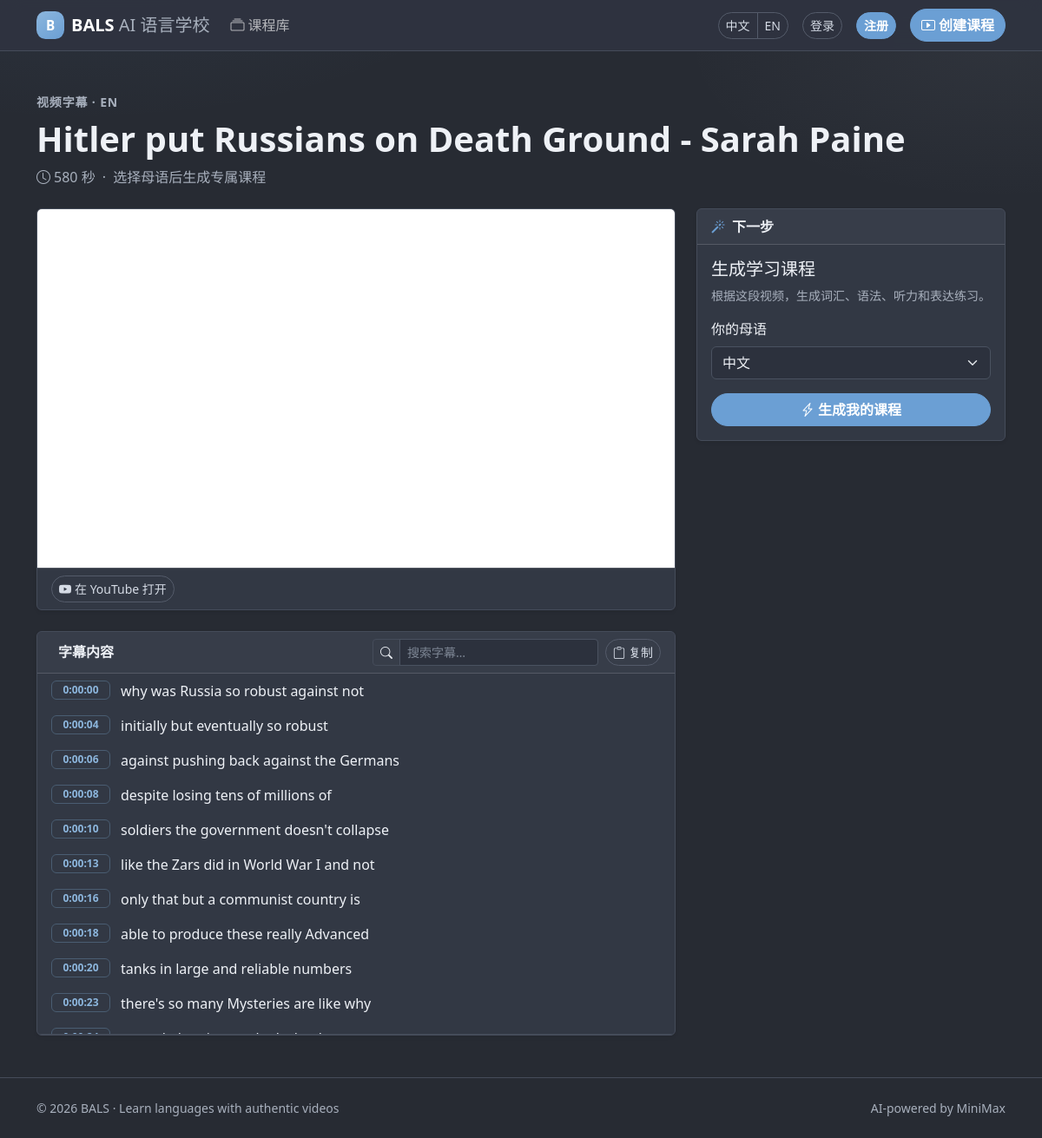
The page /zh/transcript/x3tus9bgbfo on the database its author committed.
### main_app/models.py (models this page shows, shortened)
class Transcribed_Video(models.Model):
    video_id = models.CharField(max_length=100, unique=True)
    video_language = models.CharField(max_length=100, db_index=True)
    video_title = models.CharField(max_length=300)
    video_length = models.IntegerField()
    slug = models.SlugField(max_length=100, unique=True)
    video_text = models.TextField(blank=True)
    video_transcribe = models.TextField(blank=True)
    uploaded_date = models.DateTimeField(null=True, blank=True)
    status = models.CharField(
        max_length=20,
        choices=JOB_STATUS_CHOICES,
        default=JOB_PENDING,
        db_index=True,
    )
    error_message = models.TextField(blank=True)
    created_at = models.DateTimeField(default=timezone.now)
    updated_at = models.DateTimeField(default=timezone.now)

### main_app/views.py (the view)
# urls.py: path('transcript/<slug:transcribe_slug>', views.transcript, name='transcript'),
def transcript(request, transcribe_slug):
    model = Transcribed_Video.objects.get(slug=transcribe_slug)
    if model.status != JOB_READY:
        return redirect("wait", video_id=model.video_id)
    embedded = _youtube_embed_url(request, model.video_id)
    try:
        text = ast.literal_eval(model.video_text) if model.video_text else {}
    except (ValueError, SyntaxError):
        text = {}
    model2 = Learning_Material.objects.filter(linked_video=model)
    if request.method == "POST":
        form = MaterialForm(request.POST)
        if form.is_valid():
            native_language = form.cleaned_data["native_language"]
            return redirect(
                "wait_for_chatbot",
                transcribe_slug=transcribe_slug,
                native_language=native_language,
            )
        else:
            return redirect("transcript", transcribe_slug=transcribe_slug)
    else:
        form = MaterialForm()
    return render(
        request,
        "main_app/transcript.html",
        {
            "text": text,
            "embedded": embedded,
            "youtube_url": f"https://www.youtube.com/watch?v={model.video_id}",
            "model": model,
            "form": form,
            "model2": model2,
        },
    )

### main_app/forms.py
class MaterialForm(forms.Form):
    CHOICES = [
        ("Chinese", _("Chinese")),
        ("English", _("English")),
        ("Ukrainian", _("Ukrainian")),
    ]
    native_language = forms.ChoiceField(
        choices=CHOICES,
        label=_("Your native language"),
        widget=forms.Select(attrs={"class": "form-select"}),
    )

### main_app/views.py (called while the page is built)
def _youtube_embed_url(request, video_id):
    query = urlencode({
        "origin": request.build_absolute_uri("/").rstrip("/"),
        "rel": 0,
        "playsinline": 1,
        "enablejsapi": 1,
    })
    return f"https://www.youtube.com/embed/{video_id}?{query}"

### main_app/templates/main_app/transcript.html (shortened to what this page needs)
{% extends 'main_app/base.html' %}
{% load i18n %}
{% block content %}
<div class="mb-4">
  <p class="text-uppercase small text-body-secondary fw-semibold letter-wide mb-2">
    {% trans "Video transcript" %} · {{ model.video_language|capfirst }}
  </p>
  <h1 class="display-6 fw-bold mb-2">{{ model.video_title }}</h1>
  <p class="text-body-secondary mb-0">
    <i class="bi bi-clock me-1"></i>{{ model.video_length }} {% trans "seconds" %}
    <span class="mx-1">·</span>
    {% trans "Choose your native language to generate a personalized course" %}
  </p>
</div>
<div class="row g-4">
  <div class="col-lg-8">
    <div class="card shadow-sm mb-4 overflow-hidden">
      <div class="ratio ratio-16x9">
        <iframe id="ytPlayer" src="{{ embedded }}" title="{% trans 'YouTube video player' %}" allow="accelerometer; autoplay; clipboard-write; encrypted-media; gyroscope; picture-in-picture; web-share" allowfullscreen></iframe>
      </div>
      <div class="card-footer bg-transparent">
        <a class="btn btn-sm btn-outline-secondary" href="{{ youtube_url }}" target="_blank" rel="noopener">
          <i class="bi bi-youtube me-1"></i>{% trans "Open on YouTube" %}
        </a>
      </div>
    </div>
    <div class="card shadow-sm overflow-hidden">
      <div class="card-header d-flex flex-wrap align-items-center gap-2">
        <strong class="me-auto">{% trans "Transcript" %}</strong>
        <div class="input-group input-group-sm" style="max-width:260px">
          <span class="input-group-text bg-transparent"><i class="bi bi-search"></i></span>
          <input id="captionSearch" class="form-control" placeholder="{% trans 'Search transcript…' %}" aria-label="{% trans 'Search transcript…' %}">
        </div>
        <button id="copyBtn" class="btn btn-sm btn-outline-secondary" type="button" onclick="copyTranscript()">
          <i class="bi bi-clipboard me-1"></i><span>{% trans "Copy" %}</span>
        </button>
      </div>
      <div class="list-group list-group-flush transcript-scroll" id="transcriptBox">
        {% for key,value in text.items %}
        <button type="button" class="list-group-item list-group-item-action caption-btn caption-row caption" data-time="{{ key }}" onclick="seekCaption(this)">
          <span class="badge text-bg-primary time-badge">{{ key }}</span>
          <span>{{ value }}</span>
        </button>
        {% endfor %}
      </div>
    </div>
  </div>
  <div class="col-lg-4">
    <div class="vstack gap-4">
      <div class="card shadow-sm sticky-tool">
        <div class="card-header fw-semibold">
          <i class="bi bi-magic me-2 text-primary"></i>{% trans "Next step" %}
        </div>
        <div class="card-body">
          <h2 class="h5 mb-2">{% trans "Generate learning course" %}</h2>
          <p class="text-body-secondary small mb-3">
            {% trans "Generate vocabulary, grammar, listening and expression exercises from this video." %}
          </p>
          <form method="post">
            <div class="mb-3">
              <label class="form-label" for="{{ form.native_language.id_for_label }}">{{ form.native_language.label }}</label>
              {{ form.native_language }}
            </div>
            <button class="btn btn-primary w-100" type="submit">
              <i class="bi bi-lightning-charge me-1"></i>{% trans "Generate my course" %}
            </button>
          </form>
        </div>
      </div>
    </div>
  </div>
</div>
{% endblock %}

### main_app/templates/main_app/base.html (style rules this page uses)
:root, [data-bs-theme="dark"] { --bs-primary: #6b9fd4; --bs-primary-rgb: 107, 159, 212; --bs-primary-text-emphasis: #c5daf0; --bs-link-color: #8cb6dd; --bs-link-hover-color: #b3d0eb; --bs-body-bg: #272b33; --bs-body-color: #eef1f6; --bs-secondary-color: #a8b0bd; --bs-border-color: #454c5a; --bs-tertiary-bg: #2f3440; --bs-secondary-bg: #373d4a; --bs-success: #6fbf8d; --bs-success-rgb: 111, 191, 141; --bs-body-font-family: "PingFang SC", "Microsoft YaHei", system-ui, -apple-system, "Segoe UI", sans-serif; --bals-card: #323844; --bals-card-soft: #2e3340; --bals-ink-soft: #d5dbe5; --bals-accent-dim: #2f3f52; }
html { scroll-behavior: smooth; }
body { background: radial-gradient(900px 420px at 8% -8%, #6b9fd418, transparent 58%), radial-gradient(700px 340px at 96% 4%, #a8b0bd10, transparent 52%), var(--bs-body-bg); -webkit-font-smoothing: antialiased; text-rendering: optimizeLegibility; }
.btn-primary { --bs-btn-bg: #6b9fd4; --bs-btn-border-color: #6b9fd4; --bs-btn-hover-bg: #5a8fc4; --bs-btn-hover-border-color: #5a8fc4; --bs-btn-active-bg: #4f82b8; --bs-btn-active-border-color: #4f82b8; --bs-btn-color: #fff; --bs-btn-hover-color: #fff; --bs-btn-active-color: #fff; font-weight: 700; border-radius: 999px; }
.btn-outline-secondary { --bs-btn-color: #d5dbe5; --bs-btn-border-color: #545b6a; --bs-btn-hover-bg: #373d4a; --bs-btn-hover-border-color: #6b7384; --bs-btn-hover-color: #fff; border-radius: 999px; }
.badge.text-bg-primary { background: var(--bals-accent-dim) !important; color: #c5daf0 !important; }
.card { background: var(--bals-card); border-color: #454c5a; color: var(--bs-body-color); }
.form-control, .form-select { background-color: #2c313d; border-color: #4a5260; color: #eef1f6; }
.form-control::placeholder { color: #7d8694; }
.sticky-tool { position: sticky; top: 5.25rem; z-index: 2; }
.transcript-scroll { max-height: min(52vh, 520px); overflow: auto; }
.caption-row { display: flex; gap: .75rem; align-items: flex-start; text-align: left; }
.caption-row .time-badge { flex: 0 0 auto; min-width: 4.25rem; font-variant-numeric: tabular-nums; background: transparent !important; color: #8cb6dd !important; border: 1px solid #4a5d72; font-weight: 600; }
.caption-btn { background: transparent; border: 0; width: 100%; color: inherit; }
.letter-wide { letter-spacing: .06em; }

### rows shown on the page
Transcribed_Video: video_language "EN", video_title "Hitler put Russians on Death Ground - Sarah Paine", video_length "580"

### other values the page prints
{{ key }} "0:00:00" "0:00:04" "0:00:06" "0:00:08" "0:00:10" "0:00:13" "0:00:16" "0:00:18" "0:00:20" "0:00:23"
{{ value }} "why was Russia so robust against not" "initially but eventually so robust" "against pushing back against the Germans" "despite losing tens of millions of" "soldiers the government doesn't collapse" "like the Zars did in World War I and not" "only that but a communist country is" "able to produce these really Advanced" "tanks in large and reliable numbers" "there's so many Mysteries are like why"
